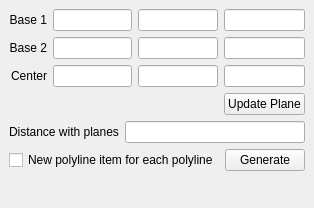
<?xml version="1.0" encoding="UTF-8"?>
<ui version="4.0">
 <class>Polyhedron_slicer</class>
 <widget class="QDockWidget" name="Polyhedron_slicer">
  <property name="geometry">
   <rect>
    <x>0</x>
    <y>0</y>
    <width>289</width>
    <height>208</height>
   </rect>
  </property>
  <property name="windowTitle">
   <string>Polyhedron Slicer</string>
  </property>
  <widget class="QWidget" name="dockWidgetContents">
   <layout class="QVBoxLayout" name="verticalLayout">
    <item>
     <layout class="QGridLayout">
      <item row="1" column="1">
       <widget class="QLineEdit" name="Base_2_x"/>
      </item>
      <item row="1" column="0">
       <widget class="QLabel" name="Base_2_label">
        <property name="text">
         <string>Base 2</string>
        </property>
        <property name="alignment">
         <set>Qt::AlignRight|Qt::AlignTrailing|Qt::AlignVCenter</set>
        </property>
       </widget>
      </item>
      <item row="0" column="0">
       <widget class="QLabel" name="Base_1_label">
        <property name="text">
         <string>Base 1</string>
        </property>
        <property name="alignment">
         <set>Qt::AlignRight|Qt::AlignTrailing|Qt::AlignVCenter</set>
        </property>
       </widget>
      </item>
      <item row="2" column="0">
       <widget class="QLabel" name="Center_label">
        <property name="text">
         <string>Center</string>
        </property>
        <property name="alignment">
         <set>Qt::AlignRight|Qt::AlignTrailing|Qt::AlignVCenter</set>
        </property>
       </widget>
      </item>
      <item row="0" column="1">
       <widget class="QLineEdit" name="Base_1_x"/>
      </item>
      <item row="2" column="1">
       <widget class="QLineEdit" name="Center_x"/>
      </item>
      <item row="0" column="3">
       <widget class="QLineEdit" name="Base_1_z"/>
      </item>
      <item row="0" column="2">
       <widget class="QLineEdit" name="Base_1_y"/>
      </item>
      <item row="2" column="2">
       <widget class="QLineEdit" name="Center_y"/>
      </item>
      <item row="2" column="3">
       <widget class="QLineEdit" name="Center_z"/>
      </item>
      <item row="1" column="2">
       <widget class="QLineEdit" name="Base_2_y"/>
      </item>
      <item row="1" column="3">
       <widget class="QLineEdit" name="Base_2_z"/>
      </item>
      <item row="3" column="3">
       <widget class="QPushButton" name="Update_plane_button">
        <property name="text">
         <string>Update Plane</string>
        </property>
       </widget>
      </item>
     </layout>
    </item>
    <item>
     <layout class="QHBoxLayout" name="horizontalLayout">
      <item>
       <widget class="QLabel" name="Distance_with_planes_label">
        <property name="text">
         <string>Distance with planes</string>
        </property>
       </widget>
      </item>
      <item>
       <widget class="QLineEdit" name="Distance_with_planes"/>
      </item>
     </layout>
    </item>
    <item>
     <layout class="QHBoxLayout" name="_2">
      <item>
       <widget class="QCheckBox" name="newPolylineItemCheckBox">
        <property name="text">
         <string>New polyline item for each polyline</string>
        </property>
       </widget>
      </item>
      <item>
       <widget class="QPushButton" name="Generate_button">
        <property name="text">
         <string>Generate</string>
        </property>
       </widget>
      </item>
     </layout>
    </item>
    <item>
     <spacer name="verticalSpacer">
      <property name="orientation">
       <enum>Qt::Vertical</enum>
      </property>
      <property name="sizeHint" stdset="0">
       <size>
        <width>20</width>
        <height>40</height>
       </size>
      </property>
     </spacer>
    </item>
   </layout>
  </widget>
 </widget>
 <resources/>
 <connections/>
</ui>
